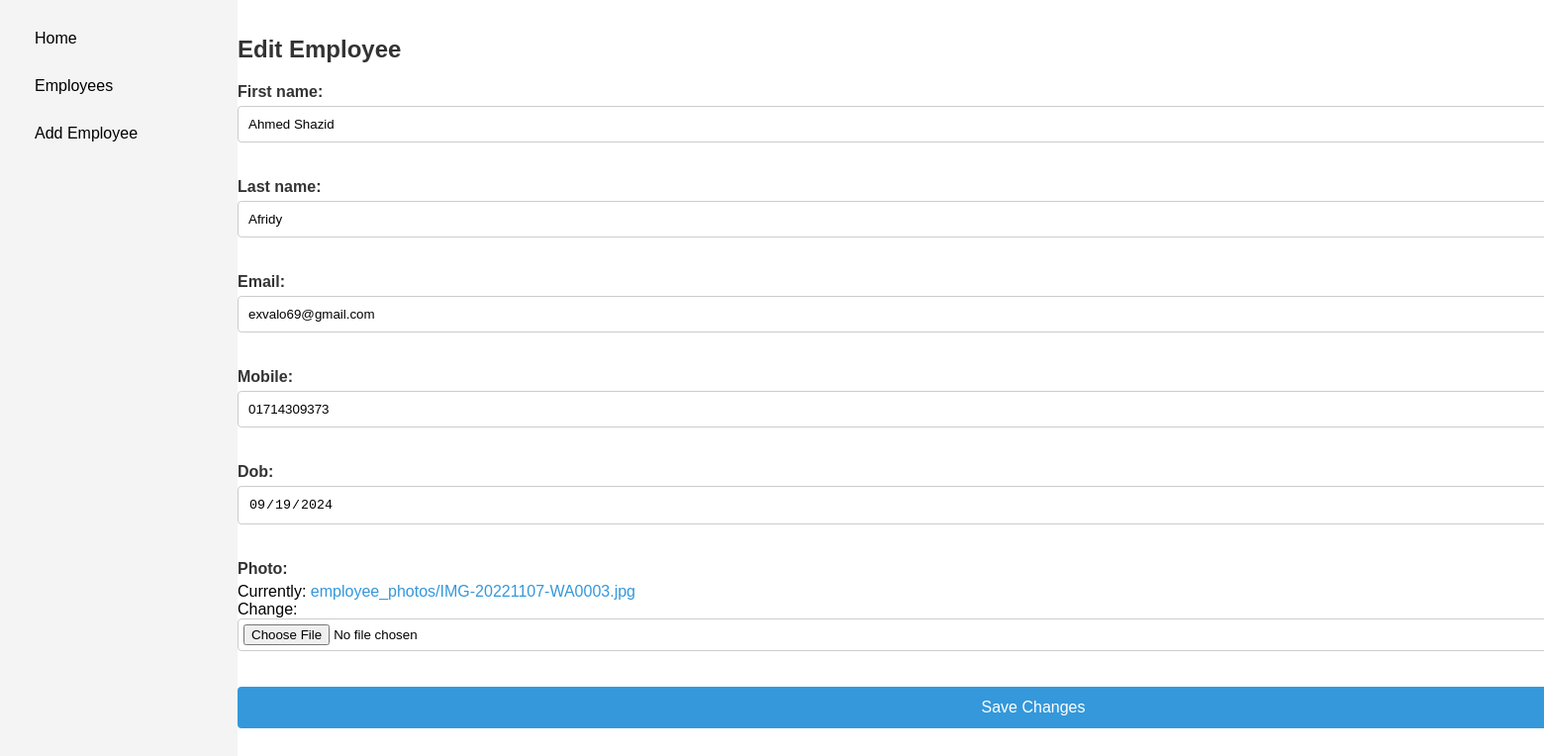
/edit/35/, run on the app's committed database.
### employees/models.py (models this page shows, shortened)
class Employee(models.Model):
    first_name = models.CharField(max_length=50)
    last_name = models.CharField(max_length=50)
    email = models.EmailField()
    mobile = models.CharField(max_length=15)
    dob = models.DateField()
    photo = models.ImageField(default='default.jpg', upload_to='employee_photos/')

### employees/views.py (the view)
# urls.py: path('edit/<int:pk>/', views.edit_employee, name='edit_employee'),
def edit_employee(request, pk):
    employee = get_object_or_404(Employee, pk=pk)
    if request.method == 'POST':
        form = EmployeeForm(request.POST, request.FILES, instance=employee)
        if form.is_valid():
            form.save()
            return redirect('employee_list')
    else:
        form = EmployeeForm(instance=employee)
    return render(request, 'edit_employee.html', {'form': form})

### employees/forms.py
class EmployeeForm(forms.ModelForm):
    class Meta:
        model = Employee
        fields = ['first_name', 'last_name', 'email', 'mobile', 'dob', 'photo']
        widgets = {
            'dob': forms.DateInput(attrs={'type': 'date'})
        }

### employees/templates/edit_employee.html (shortened to what this page needs)
{% extends 'base.html' %}
{% load static %}
{% block content %}
    <link rel="stylesheet" href="{% static 'css/edit_employee.css' %}">
        <h1>Edit Employee</h1>
        <form method="post" enctype="multipart/form-data">
            {{ form.as_p }}
            <button type="submit">Save Changes</button>
        </form>
{% endblock %}

### static/css/edit_employee.css (style rules this page uses)
body { margin: 0; padding: 0; font-family: Arial, sans-serif; background-color: white; }
h1 { font-size: 24px; color: #333; margin-bottom: 20px; text-align: left; }
a { color: #3498db; text-decoration: none; }
form input[type="text"], form input[type="email"], form input[type="date"], form input[type="file"], form button { width: 400%; padding: 10px; margin-bottom: 20px; border: 1px solid #ccc; border-radius: 4px; box-sizing: border-box; }
form label { font-weight: bold; margin-bottom: 5px; display: block; color: #333; }
form input[type="file"] { padding: 5px; }
form button { background-color: #3498db; color: white; border: none; padding: 12px 20px; cursor: pointer; font-size: 16px; border-radius: 4px; }

### employees/templates/base.html (style rules this page uses)
body { display: flex; margin: 0; font-family: Arial, sans-serif; }

### data on the page
Employee: first_name "Ahmed Shazid", last_name "Afridy", email "exvalo69@gmail.com", mobile "01714309373", dob "09/19/2024"
